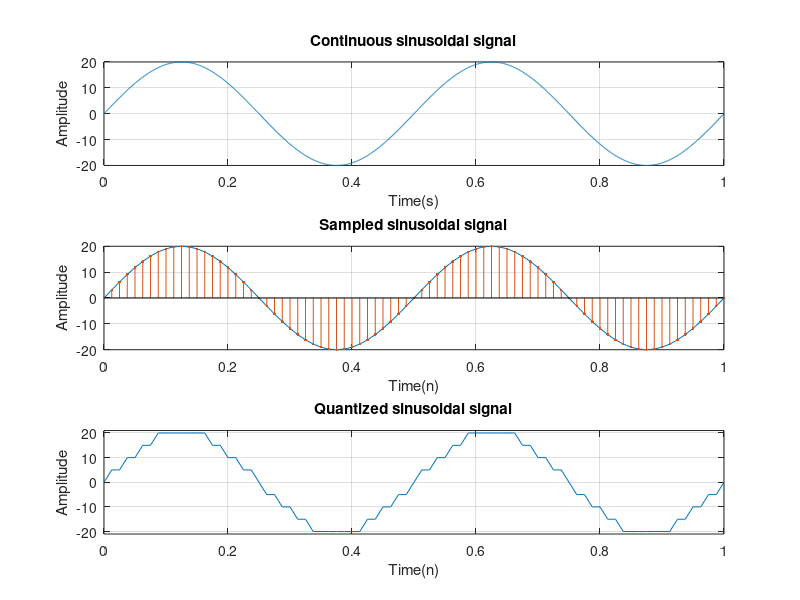

This figure's MATLAB source:
clc;
clear all;
close all;

t = 0:0.0005:1; #Defining the signal duration for ploting
f = 2; #Sin wave frequency = 2Hz
a = 20; #Sin wave amplitude
analogSignal = a*sin(2*pi*f*t);
subplot(3, 1, 1);
plot(t, analogSignal);
#axis([0 t(end) -a-1 a+1]);
grid on;
title('Continuous sinusoidal signal');
xlabel('Time(s)');
ylabel('Amplitude');

fs = 80; #Sampling frequency = 80Hz
ts = 0:1/fs:1; #Time index
sampledSignal = a*sin(2*pi*f*ts);
subplot(3, 1, 2);
plot(ts, sampledSignal);
#axis([0 t(end) -a-1 a+1]);
grid on;
hold on;
stem(ts, sampledSignal, '.');
title('Sampled sinusoidal signal');
xlabel('Time(n)');
ylabel('Amplitude');

#Quantization
bit = 3; #Number of bits
qMin = min(sampledSignal);
qMax = max(sampledSignal);
step = (qMax-qMin) / (2^bit);
quantizedSignal = round(sampledSignal/step)*step;

subplot(3, 1, 3);
plot(ts, quantizedSignal);
axis([0 ts(end) qMin-1 qMax+1]);
grid on;
title('Quantized sinusoidal signal');
xlabel('Time(n)');
ylabel('Amplitude');
